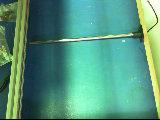
//> input picture PotatoDatabase/PotatoDatabase/Original.jpg, 160 x 120 px
$ ./main   (built with g++ and OpenCV 4)
//> lines starting //> are read from the running program, lines starting //| are printed output that depends on the picture; after the words box and inside, x2 and y2 are one past the last pixel; in counts of white or black regions, pixels touching at a corner belong together
#include <iostream>
#include <cv.h>
#include <highgui.h>
#include "opencv2/opencv.hpp"
#include <algorithm>

using namespace cv;
using namespace std;

RNG rng(12345);

int main()
{
    Mat img;
    img=imread("C:\\Users\\admin\\Desktop\\PotatoDatabase\\Original.jpg",1);
//> img is the input picture: 120 rows x 160 cols, CV_8UC3; mean B, G, R 125, 150.2, 86.3
    cout<<img.type()<<endl;
//| 16
    imshow("Original",img);
    vector <Point2f> srcPoints;
    vector <Point2f> dstPoints;
    srcPoints.push_back(Point2f(32,2));
    srcPoints.push_back(Point2f(136,2));
    srcPoints.push_back(Point2f(21,119));
    srcPoints.push_back(Point2f(159,120));
    dstPoints.push_back(Point2f(1,1));
    dstPoints.push_back(Point2f(160,1));
    dstPoints.push_back(Point2f(1,120));
    dstPoints.push_back(Point2f(160,120));
    Mat H;
    Mat img_out = Mat::zeros( img.size(), CV_8UC3 );
    H=findHomography(srcPoints, dstPoints, 0, 3);
    warpPerspective(img, img_out, H, img.size(), 1, 1);
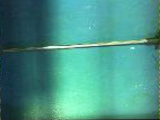
//> img_out: 120 rows x 160 cols, CV_8UC3; mean B, G, R 135, 147.1, 71.8
    imshow("warped original",img_out);
    Mat imgNew;
    imgNew=imread("C:\\Users\\admin\\Desktop\\PotatoDatabase\\New.jpg",1);
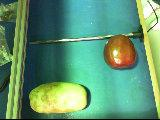
//> input picture PotatoDatabase/PotatoDatabase/New.jpg, 160 x 120 px
//> imgNew is the input picture: 120 rows x 160 cols, CV_8UC3; mean B, G, R 112.8, 148.8, 96.7
    Mat imgNew_out = Mat::zeros( imgNew.size(), CV_8UC3 );
    imshow("New",imgNew);
    warpPerspective(imgNew, imgNew_out, H, imgNew.size(), 1, 1);
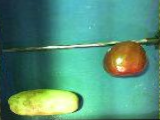
//> imgNew_out: 120 rows x 160 cols, CV_8UC3; mean B, G, R 119.8, 144.6, 83.9
    imshow("Warped New", imgNew_out);
    Mat imgChange;
    absdiff(imgNew_out,img_out,imgChange);
    imshow("Background Change",imgChange);
    Mat imgGray;
    cvtColor(imgChange, imgGray, CV_BGR2GRAY);
    imshow("GrayScale image",imgGray);
    Mat imgBw;
    //Otsu thresholding operation
    threshold( imgGray, imgBw, 0, 255, CV_THRESH_BINARY | CV_THRESH_OTSU );
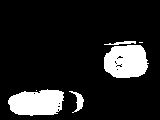
//> imgBw: 120 rows x 160 cols, CV_8UC1; 13.5% white; 6 white regions (2 under 20 px), largest, box (x1, y1, x2, y2) and area: (104, 45, 149, 78) 1203, (8, 89, 64, 116) 1187, (69, 91, 84, 113) 121, (104, 41, 136, 45) 68
    imshow("BW image", imgBw);
    Mat imgDilute;
    dilate(imgBw,imgDilute, getStructuringElement(MORPH_ELLIPSE, Size(3,3), Point(-1,-1)));
//> imgDilute: 120 rows x 160 cols, CV_8UC1; 15.7% white; 3 white regions, box (x1, y1, x2, y2) and area: (103, 40, 150, 79) 1488, (7, 88, 65, 117) 1340, (68, 90, 85, 114) 184
    Mat imgErode;
    dilate(imgDilute,imgErode, getStructuringElement(MORPH_ELLIPSE, Size(3,3), Point(-1,-1)));
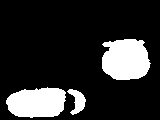
//> imgErode: 120 rows x 160 cols, CV_8UC1; 17.6% white; 3 white regions
    imshow("Eroded image", imgErode);
    Mat dst = Mat::zeros(imgErode.rows, imgErode.cols, CV_8UC3);
    vector<vector<Point> > contours;
    vector<Vec4i> hierarchy;
    //cout<<contours.front().front()<<endl;
    findContours( imgErode, contours, hierarchy,
        CV_RETR_CCOMP, CV_CHAIN_APPROX_SIMPLE );
//> contours = 3 contours; box (x1, y1, x2, y2) and area: (102, 39, 151, 80) 1568, (6, 87, 66, 118) 1410, (67, 89, 86, 115) 217
        // iterate through all the top-level contours,
    // draw each connected component with its own random color
    int idx = 0;
    for( ; idx >= 0; idx = hierarchy[idx][0] )
    {
        Scalar color( rand()&255, rand()&255, rand()&255 );
        drawContours( dst, contours, idx, color, CV_FILLED, 8, hierarchy );
    }
//> this loop made 3 passes
//> idx on passes 2 to 3: 1, 2
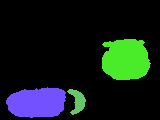
//> dst: 120 rows x 160 cols, CV_8UC3; mean B, G, R 24.6, 29, 16.6
//> after the loop, idx = -1
    int num=contours.size();
//> num = 3
    //cout<<"Number of contours is"<< contours.size()<<endl;
    //cout<<"Max element is"<<max_element(contours,contours)<<endl;
    for(int i=0;i<num;i++)
    {
     cout << "Contour area is" << contourArea(contours[i])<<endl ;
    }
//> this loop made 3 passes
//| Contour area is217
//| Contour area is1410
//| Contour area is1567.5

    namedWindow( "Components", 1 );
    imshow( "Components", dst );
    cout<<"Bounding Rectangles"<<endl;
    vector<vector<Point> > contours_poly( contours.size() );
//> contours_poly = 3 empty contours
  vector<Rect> boundRect( contours.size() );
  vector<Point> centroids;

    for( int i = 0; i < contours.size(); i++ )
     { approxPolyDP( Mat(contours[i]), contours_poly[i], 3, true );
       boundRect[i] = boundingRect( Mat(contours_poly[i]) );
       // [4 lines of commented-out code are left out]
       centroids.push_back(Point((boundRect[i].br().x+boundRect[i].tl().x)/2.0,(boundRect[i].br().y+boundRect[i].tl().y)/2));
       //cout<<boundRect[i].tl().x<<"\t"<<boundRect[i].br().x<<endl;
       cout<<centroids.at(i)<<endl;
     }
cout<<"Bounding Rectangles ended"<<endl;
     Mat drawing = Mat::zeros( dst.size(), CV_8UC3 );
  for( int i = 0; i< contours.size(); i++ )
     {
       Scalar color = Scalar( rng.uniform(0, 255), rng.uniform(0,255), rng.uniform(0,255) );
       drawContours( drawing, contours_poly, i, color, 1, 8, vector<Vec4i>(), 0, Point() );
       rectangle( drawing, boundRect[i].tl(), boundRect[i].br(), color, 2, 8, 0 );
       circle(drawing, centroids.at(i),2.0,color,-1,8,0);
     }
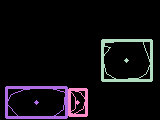
//> drawing: 120 rows x 160 cols, CV_8UC3; mean B, G, R 17.1, 13.2, 15.7

     namedWindow( "Contours", CV_WINDOW_AUTOSIZE );
  imshow( "Contours", drawing );

    waitKey();
    return 0;
}
